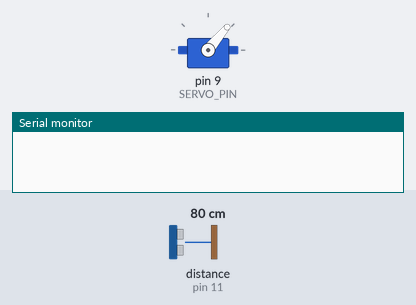
The sketch below on a simulated Arduino Uno, built with avr-gcc and run on an emulated ATmega328P. Shown: servo, the last lines printed to the serial monitor. Wiring (inferred from the names in the program): ultrasonic range finder: trigger pin 12; echo pin 11. The inputs (shaded band) are chosen by the test bench; at power-on: distance to the obstacle (sensor on pin 11) 80 cm. The echo pulse lasts 58.3 µs per cm.

Above: at 1.3 s.
1.4 s: distance to the obstacle (sensor on pin 11) set to 7 cm
2.9 s: distance to the obstacle (sensor on pin 11) set to 4 cm
At 3.49 s:
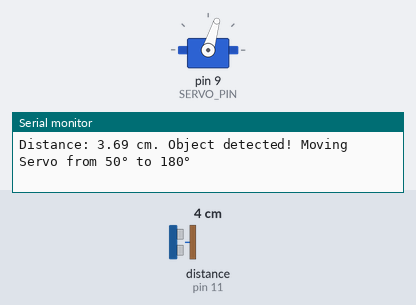
At 6.8 s:
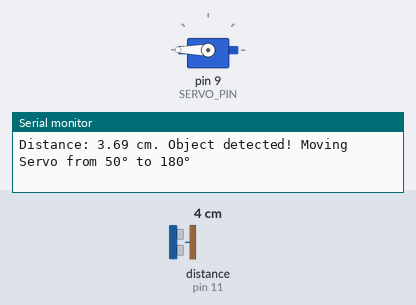
Timing chart, 0 to 11.9 s (numbered marks = the images above; inputs shaded):
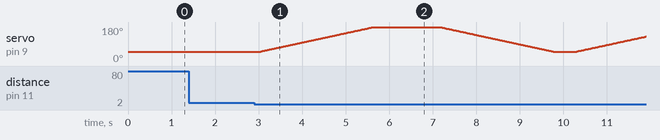

The sketch:

servo_with_ultrasonic_sensor.ino
```cpp
#include <Servo.h>

#define TRIG_PIN 12
#define ECHO_PIN 11
#define SERVO_PIN 9

Servo servo;

void setup() {
  Serial.begin(9600);
  pinMode(TRIG_PIN, OUTPUT);
  pinMode(ECHO_PIN, INPUT);
  servo.attach(SERVO_PIN);
  servo.write(50); // Initial position
}

void loop() {
  long duration;
  float distance;

  // Send ultrasonic pulse
  digitalWrite(TRIG_PIN, LOW);
  delayMicroseconds(2);
  digitalWrite(TRIG_PIN, HIGH);
  delayMicroseconds(10);
  digitalWrite(TRIG_PIN, LOW);

  // Read echo response
  duration = pulseIn(ECHO_PIN, HIGH);
  distance = (duration * 0.0343) / 2; // Convert to cm

  // Servo Control based on distance
  if (distance > 0 && distance <= 5) { // Changed condition to <= 5
    Serial.print("Distance: ");
    Serial.print(distance);
    Serial.println(" cm. Object detected! Moving Servo from 50° to 180°");

    // Move servo from 50° to 180°
    for (int angle = 50; angle <= 180; angle++) {
      servo.write(angle);
      delay(20);
    }

    delay(1500);

    // Move servo back from 180° to 50°
    for (int angle = 180; angle >= 50; angle--) {
      servo.write(angle);
      delay(20);
    }
  } else {
    servo.write(50); // Reset Servo position
  }

  delay(500);
}
```

Measured:
- the behaviour switches between 6 and 5 cm on distance to the obstacle (sensor on pin 11) (found by bisection; images 0 and 1)
- after the input at 1.4 s, every drawn part: stays the same
